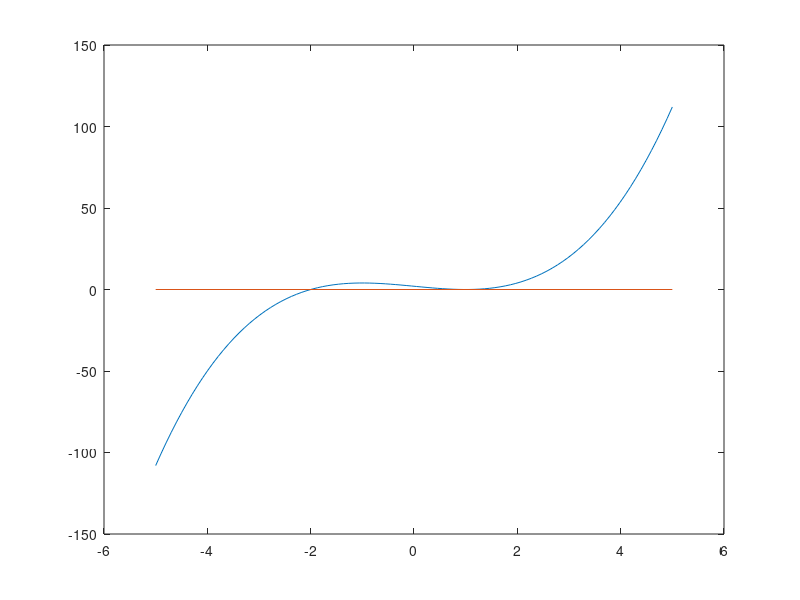

This chart was generated by the following MATLAB code: (Note: this script raises an error after producing the figure.)
% apr 16

xx=linspace(-5,5);
aa=[-5,5];

f=@(x) x.^3-3*x+2; % ((x+0)*x-3)*x+2
df=@(x) 3*x.^2-3;

% f=@(x) x.^2;
% df=@(x) 2*x;

% f=@(x) cos(x)-x;
% df=@(x) -sin(x)-1;

% f=@(x) exp(x) - 4*x.^2;
% df=@(x) exp(x) - 8*x;

% f=@(x)log(x)-x+2;
% df=@(x) 1./x-1;


plot(xx,f(xx),aa,[0,0]);

% return

% [h,k,flag]=hurtol(f,3,3.5,1e-12,30)
% h
% k
% flag



% bs=bisect(f,4,4.5,10)

n=newtona(f,df,1.5,15,2)


% n=newtona(f,df,5,10,1.7)
% s=secant(f,0.3,0.35,8)

% fz=fzero(f,[4,4.5])
% elteres=abs(n-fz)


%%%%%%%%%%%%%%%%%%%%%%%%%%%%%%%%%%%%%%%%%%%%%%%%%%%%%%%%%%%%%


function m=hur(f,x0,x1,step)
  for i=1:step
    tmp=(f(x1)-f(x0))/(x1-x0);
    m=x1-f(x1)/tmp;
    if f(m)*f(x1)<0
      x0=m;
    else
      x1=m;
    end
  end
  m=0.5*(x0+x1);
end

function [m,k,flag]=hurtol(f,x0,x1,tol,maxit)
  flag="ok";
  k=0;
  while true
    if k>maxit, flag="maxit"; break; end
    m=x1-f(x1)*(x1-x0)/(f(x1)-f(x0));
    if abs(f(m))<tol, flag="ftol";break; end
    
    if f(m)*f(x1)<0
      x0=m;
    else
      x1=m;
    end
    if abs(x1-x0)<tol, flag="xtol"; break; end
    k=k+1;
  end
  %m=0.5*(x0+x1);
end




function x1=secant(f,x0,x1,step)
  for i=1:step
    dfx1=(f(x1)-f(x0))/(x1-x0);
    x2=x1-f(x1)/dfx1;
    x0=x1;
    x1=x2;
  end
end



function x=newton(f,df,x,step)
  for i=1:step
    x=x-f(x)/df(x);
    fprintf("%.15f\n",x);
  end
end

function x=newtona(f,df,x,step,a)
  for i=1:step
    x=x-a*f(x)/df(x)
  end
end


function m=bisect(f,a,b,step)
  for i=1:step
    m=0.5*(a+b);
    if f(a)*f(m)<0
      b=m;
    else
      a=m;
    end
  end
  m=0.5*(a+b);
end


function x=kobgyok(a,step)
  x=1;
  for i=1:step
    x=2/3*x+1/3*a/x^2
  end
end



% xx=linspace(-pi/2,pi/2);
% g=@(x) cos(x)/3;
% a=[-pi/2,pi/2];
% plot(xx,g(xx),a,a,a,[0,0]);
% 
% x=0.5
% for i=1:10
%   x=g(x)
% end

% return


% a=10;nthroot(a,3)
% 
% kobgyok(a,6)
% a^(1/3)
% 
% return
